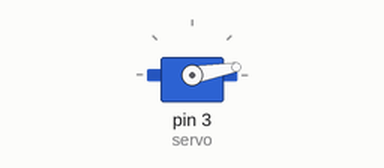
This sketch was run on a simulated Arduino Uno, built with avr-gcc and run on an emulated ATmega328P. Shown: servo.

Above: at 0.05 s.
Timing chart, 0 to 4.6 s (numbered marks = the images above):
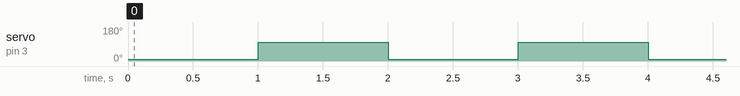

Measured:
- by itself, servo on pin 3 (servo): alternates 100° for 1.0 s and 10° for 1.0 s

The sketch:

buzzer_only.ino
```cpp
#include <Servo.h>
Servo servo;

void setup() {
  servo.attach(3);
}

void loop() {
  servo.write(10);
  delay(1000);
  servo.write(100);
  delay(1000);
}
```
